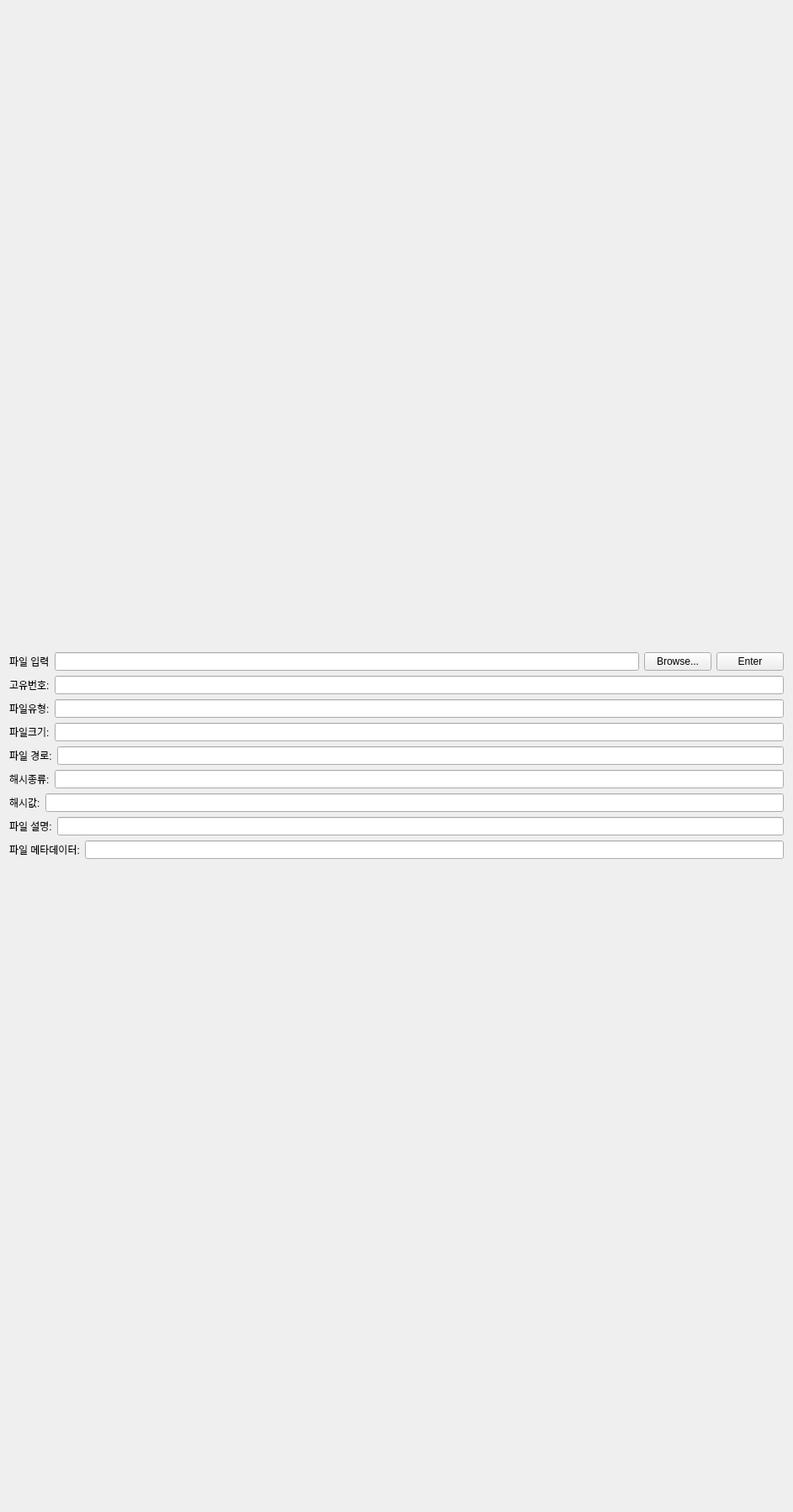
              <widget class="QWidget" name="AI__scrollAreaWidgetContents">
               <property name="geometry">
                <rect>
                 <x>0</x>
                 <y>0</y>
                 <width>943</width>
                 <height>1799</height>
                </rect>
               </property>
               <layout class="QGridLayout" name="gridLayout_11">
                <item row="0" column="0">
                 <layout class="QVBoxLayout" name="AI_other_files__verticalLayout_1">
                  <item>
                   <layout class="QHBoxLayout" name="AI_other_files_file_browse__horizontalLayout_1">
                    <item>
                     <widget class="QLabel" name="AI_other_files_file_browse__label_1">
                      <property name="text">
                       <string>파일 입력</string>
                      </property>
                     </widget>
                    </item>
                    <item>
                     <widget class="QLineEdit" name="AI_other_files_file_browse__lineEdit_1"/>
                    </item>
                    <item>
                     <widget class="QPushButton" name="AI_other_files_file_browse__browseButton_1">
                      <property name="text">
                       <string>Browse...</string>
                      </property>
                     </widget>
                    </item>
                    <item>
                     <widget class="QPushButton" name="AI_other_files_file_browse__enterButton_1">
                      <property name="text">
                       <string>Enter</string>
                      </property>
                     </widget>
                    </item>
                   </layout>
                  </item>
                  <item>
                   <layout class="QHBoxLayout" name="AI_other_files_id__horizontalLayout_1">
                    <item>
                     <widget class="QLabel" name="AI_other_files_id__label_1">
                      <property name="text">
                       <string>고유번호:</string>
                      </property>
                     </widget>
                    </item>
                    <item>
                     <widget class="QLineEdit" name="AI_other_files_id__lineEdit_1"/>
                    </item>
                   </layout>
                  </item>
                  <item>
                   <layout class="QHBoxLayout" name="AI_other_files_type__horizontalLayout_1">
                    <item>
                     <widget class="QLabel" name="AI_other_files_type__label_1">
                      <property name="text">
                       <string>파일유형:</string>
                      </property>
                     </widget>
                    </item>
                    <item>
                     <widget class="QLineEdit" name="AI_other_files_type__lineEdit_1"/>
                    </item>
                   </layout>
                  </item>
                  <item>
                   <layout class="QHBoxLayout" name="AI_other_files_file_size__horizontalLayout_1">
                    <item>
                     <widget class="QLabel" name="AI_other_files_file_size__label_1">
                      <property name="text">
                       <string>파일크기:</string>
                      </property>
                     </widget>
                    </item>
                    <item>
                     <widget class="QLineEdit" name="AI_other_files_file_size__lineEdit_1"/>
                    </item>
                   </layout>
                  </item>
                  <item>
                   <layout class="QHBoxLayout" name="AI_other_files_file_path__horizontalLayout_1">
                    <item>
                     <widget class="QLabel" name="AI_other_files_file_path__label_1">
                      <property name="text">
                       <string>파일 경로:</string>
                      </property>
                     </widget>
                    </item>
                    <item>
                     <widget class="QLineEdit" name="AI_other_files_file_path__lineEdit_1"/>
                    </item>
                   </layout>
                  </item>
                  <item>
                   <layout class="QHBoxLayout" name="AI_other_files_file_hash_type__horizontalLayout_1">
                    <item>
                     <widget class="QLabel" name="AI_other_files_file_hash_type__label_1">
                      <property name="text">
                       <string>해시종류:</string>
                      </property>
                     </widget>
                    </item>
                    <item>
                     <widget class="QLineEdit" name="AI_other_files_file_hash_type__lineEdit_1"/>
                    </item>
                   </layout>
                  </item>
                  <item>
                   <layout class="QHBoxLayout" name="AI_other_files_file_hash_value__horizontalLayout_1">
                    <item>
                     <widget class="QLabel" name="AI_other_files_file_hash_value__label_1">
                      <property name="text">
                       <string>해시값:</string>
                      </property>
                     </widget>
                    </item>
                    <item>
                     <widget class="QLineEdit" name="AI_other_files_file_hash_value__lineEdit_1"/>
                    </item>
                   </layout>
                  </item>
                  <item>
                   <layout class="QHBoxLayout" name="AI_other_files_file_description__horizontalLayout_1">
                    <item>
                     <widget class="QLabel" name="AI_other_files_file_description__label_1">
                      <property name="text">
                       <string>파일 설명:</string>
                      </property>
                     </widget>
                    </item>
                    <item>
                     <widget class="QLineEdit" name="AI_other_files_file_description__lineEdit_1"/>
                    </item>
                   </layout>
                  </item>
                  <item>
                   <layout class="QHBoxLayout" name="AI_other_files_file_metadata__horizontalLayout_1">
                    <item>
                     <widget class="QLabel" name="AI_other_files_file_metadata__label_1">
                      <property name="text">
                       <string>파일 메타데이터:</string>
                      </property>
                     </widget>
                    </item>
                    <item>
                     <widget class="QLineEdit" name="AI_other_files_file_metadata__lineEdit_1"/>
                    </item>
                   </layout>
                  </item>
                 </layout>
                </item>
               </layout>
              </widget>
